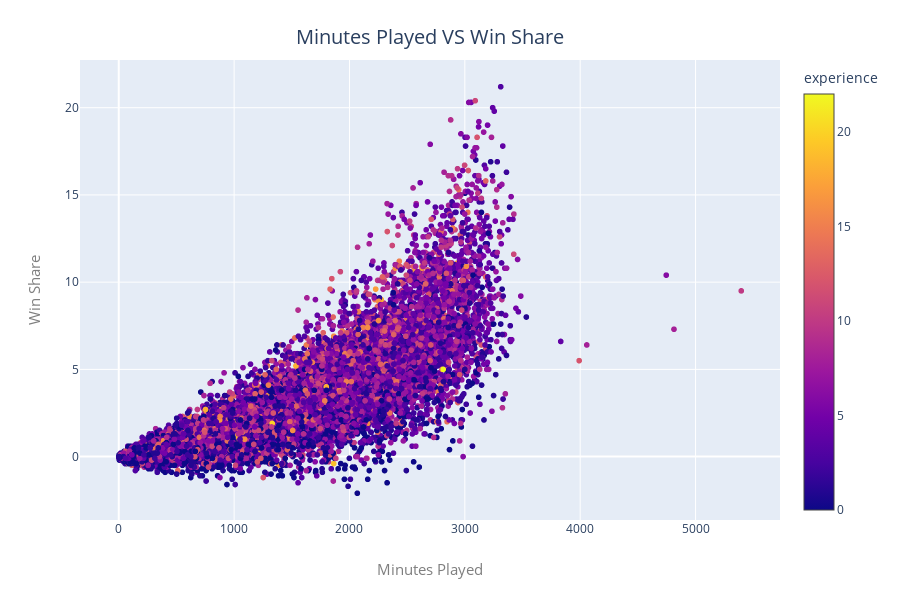

Notebook code cell kept with this figure:
### Code cell
# Display win share vs minutes played 
mp_ws = data.groupby(['player','season']).sum().reset_index()

mp_vs_ws_fig = px.scatter(mp_ws, x='mp', y='ws', color='experience')

mp_vs_ws_fig.update_layout(
    title=go.layout.Title(
        text="Minutes Played VS Win Share",
        xref="paper",
        x=0.5,
        y=0.95,
        font=dict(
            size=20)
    ),
    xaxis=go.layout.XAxis(
        title=go.layout.xaxis.Title(
            text="Minutes Played",
            font=dict(
#                 family="Courier New, monospace",
                size=15,
                color="#7f7f7f"))
    ),
    yaxis=go.layout.YAxis(
        title=go.layout.yaxis.Title(
            text="Win Share",
            font=dict(
#                 family="Courier New, monospace",
                size=15,
                color="#7f7f7f"))))

mp_vs_ws_fig.show()

### Figure 1 — Plotly figure (JSON) as saved in the notebook; plotly's stock layout.template omitted (floating-point values rounded to 4 significant figures; data arrays with more than 128 entries replaced by an {"elided": "..."} marker saying what was removed)
{"data": [{"hoverlabel": {"namelength": 0}, "hovertemplate": "mp=%{x}<br>ws=%{y}<br>experience=%{marker.color}", "legendgroup": "", "marker": {"color": {"elided": "14335 int values"}, "coloraxis": "coloraxis", "symbol": "circle"}, "mode": "markers", "name": "", "showlegend": false, "type": "scattergl", "x": {"elided": "14335 int values"}, "xaxis": "x", "y": {"elided": "14335 float values"}, "yaxis": "y"}], "layout": {"coloraxis": {"colorbar": {"title": {"text": "experience"}}, "colorscale": [[0, "#0d0887"], [0.1111, "#46039f"], [0.2222, "#7201a8"], [0.3333, "#9c179e"], [0.4444, "#bd3786"], [0.5556, "#d8576b"], [0.6667, "#ed7953"], [0.7778, "#fb9f3a"], [0.8889, "#fdca26"], [1, "#f0f921"]]}, "height": 600, "legend": {"tracegroupgap": 0}, "margin": {"t": 60}, "title": {"font": {"size": 20}, "text": "Minutes Played VS Win Share", "x": 0.5, "xref": "paper", "y": 0.95}, "xaxis": {"title": {"font": {"color": "#7f7f7f", "size": 15}, "text": "Minutes Played"}}, "yaxis": {"title": {"font": {"color": "#7f7f7f", "size": 15}, "text": "Win Share"}}}}
